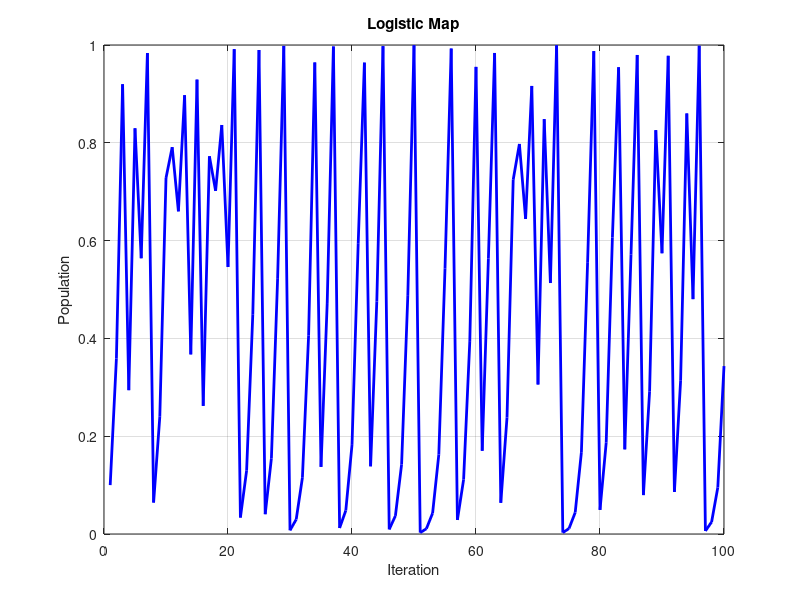

The MATLAB script that drew this image:
clear all, close all, clc;
alpha = 1.75325;
r = 3.9;
x0 = 0.1;
num_iterations = 100;

n_values = zeros(1, num_iterations);
x_values = zeros(1, num_iterations);
x = x0;
for i = 1:num_iterations
    n_values(i) = i;
    x_values(i) = x;
    x = r*x*(1-x)+ (4 - r)*(sin(pi*x))/4;
end



plot(n_values, x_values, 'b-', 'LineWidth', 2);
title('Logistic Map');
xlabel('Iteration');
ylabel('Population');
grid on;